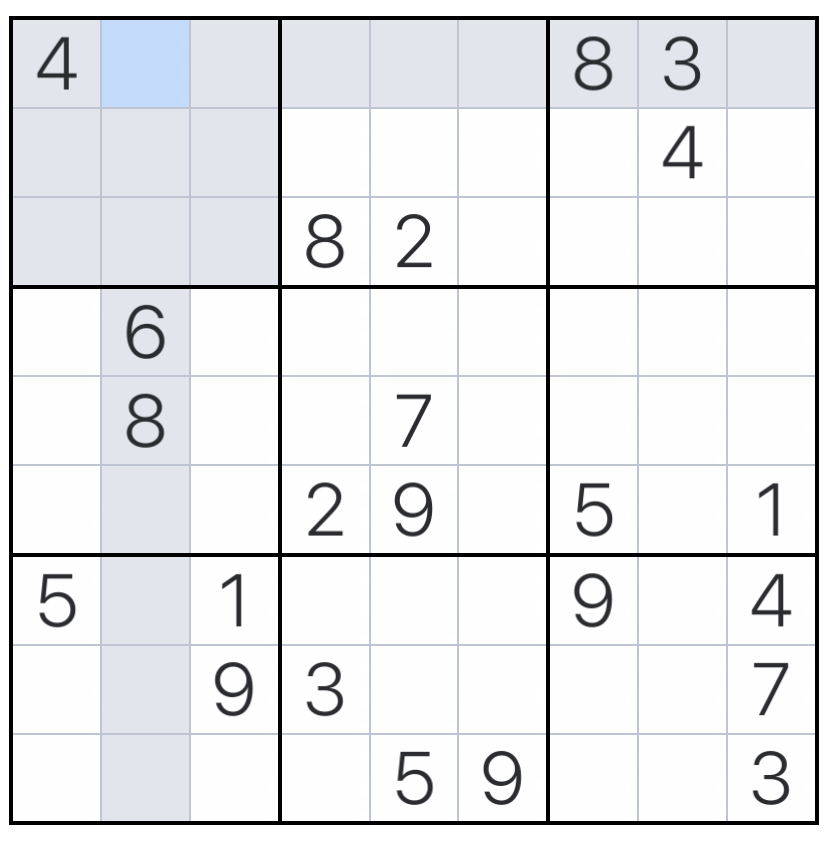
#> input picture Detection/sudoku3.jpg, 828 x 852 px
$ python detect.py
#> lines starting #> are read from the running program, lines starting #| are printed output that depends on the picture; after the words box and inside, x2 and y2 are one past the last pixel; in counts of white or black regions, pixels touching at a corner belong together
import cv2
from imutils import contours
import numpy as np
import pytesseract

pytesseract.pytesseract.tesseract_cmd = '/opt/homebrew/Cellar/tesseract/5.2.0/bin/tesseract'

# Load image, grayscale, and adaptive threshold
heightImg = 450
widthImg = 450
line_min_width = 50


def preProcess(img):
    gray = cv2.cvtColor(img, cv2.COLOR_BGR2GRAY)
    blur = cv2.GaussianBlur(gray, (5, 5), 1)
    thresh = cv2.adaptiveThreshold(blur, 255, 1, 1, 11, 2)
    return thresh


def biggestContour(contours):
    biggest = np.array([])
    max_area = 0
    for i in contours:
        area = cv2.contourArea(i)
        if area > 50:
            peri = cv2.arcLength(i, True)
            approx = cv2.approxPolyDP(i, 0.02*peri, True)
            if area > max_area and len(approx) == 4:
                biggest = approx
                max_area = area
    return biggest, max_area


def reorder(points):
    points = points.reshape((4, 2))
    pointsNew = np.zeros((4, 1, 2), dtype=np.int32)
    add = points.sum(1)
    pointsNew[0] = points[np.argmin(add)]
    pointsNew[3] = points[np.argmax(add)]
    diff = np.diff(points, axis=1)
    pointsNew[1] = points[np.argmin(diff)]
    pointsNew[2] = points[np.argmax(diff)]
    return pointsNew


# [8 lines left out: function splitBoxes, not called in this run]


image = cv2.imread('sudoku3.jpg')
#> image is the input picture: shape (852, 828, 3); mean B, G, R 235.9, 233.6, 232.6
image = cv2.resize(image, (widthImg, heightImg))
#> image: shape (450, 450, 3)
thresh = preProcess(image)
#> in preProcess, `thresh = cv2.adaptiveThreshold(blur, 255, 1, 1, 11, 2)`:
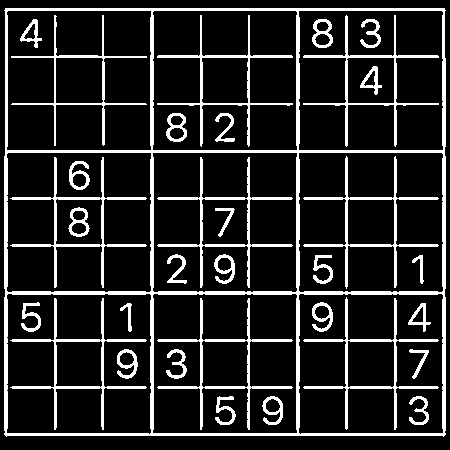
#> thresh: shape (450, 450); 14.8% white; 33 white regions

# Filter out all numbers and noise to isolate only boxes
cnts, heirarchy = cv2.findContours(thresh, cv2.RETR_EXTERNAL, cv2.CHAIN_APPROX_SIMPLE)
#> cnts = 1 contour; box (x1, y1, x2, y2) and area: (4, 8, 446, 437) 188084
biggest, maxArea = biggestContour(cnts)
#> the loop in biggestContour, `for i in contours:` made 1 pass
#> (area, peri, biggest, max_area) on pass 1: (188084, 1741.1, [[5, 8], [6, 436], [445, 434], [444, 8]], 188084)
#> after the loop in biggestContour, `for i in contours:`: max_area = 188084
#> biggest = [[5, 8], [6, 436], [445, 434], [444, 8]]; maxArea = 188084
if biggest.size != 0:
    biggest = reorder(biggest)
#> in reorder, `points = points.reshape((4, 2))`: points = [[5, 8], [6, 436], [445, 434], [444, 8]]
#> in reorder, `add = points.sum(1)`: add = [13, 442, 879, 452]
#> in reorder, `diff = np.diff(points, axis=1)`: diff = [3, 430, -11, -436]
#> biggest = [[5, 8], [444, 8], [6, 436], [445, 434]]
    pts1 = np.float32(biggest)
#> pts1 = [[5, 8], [444, 8], [6, 436], [445, 434]]
    pts2 = np.float32([[0, 0], [widthImg, 0], [0, heightImg], [widthImg, heightImg]])
    matrix = cv2.getPerspectiveTransform(pts1, pts2)
#> matrix = [[1.02, -0.00238, -5.08], [1.33e-16, 1.05, -8.41], [-1.06e-05, 4.99e-08, 1]]
    imgWarpColored = cv2.warpPerspective(image, matrix, (widthImg, heightImg))
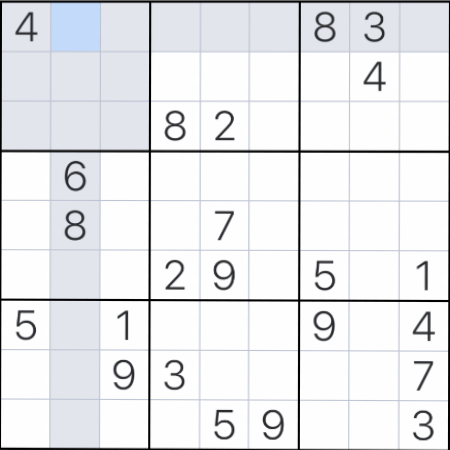
#> imgWarpColored: shape (450, 450, 3); mean B, G, R 235.7, 233.2, 232.1
    imgWarpColored = cv2.cvtColor(imgWarpColored, cv2.COLOR_BGR2GRAY)
#> imgWarpColored: shape (450, 450)
    cpThresh = cv2.adaptiveThreshold(imgWarpColored, 255, cv2.ADAPTIVE_THRESH_GAUSSIAN_C, cv2.THRESH_BINARY_INV, 57, 5)
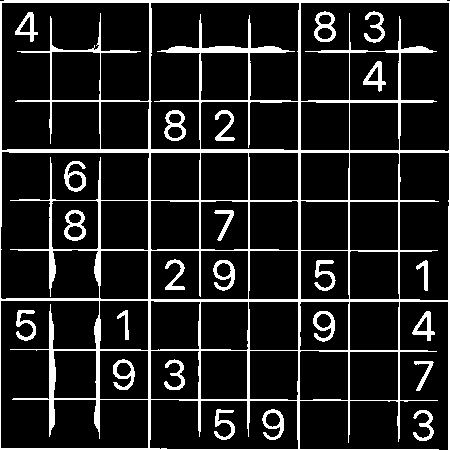
#> cpThresh: shape (450, 450); 12.7% white; 24 white regions
    thresh = cv2.adaptiveThreshold(imgWarpColored, 255, cv2.ADAPTIVE_THRESH_GAUSSIAN_C, cv2.THRESH_BINARY_INV, 57, 5)

    cnts = cv2.findContours(thresh, cv2.RETR_TREE, cv2.CHAIN_APPROX_SIMPLE)
#> cnts = 82 contours; largest, box (x1, y1, x2, y2) and area: (0, 0, 450, 450) 189568, (1, 2, 150, 151) 16503, (300, 2, 450, 152) 14220, (0, 300, 149, 449) 14004, (0, 151, 150, 300) 13812
    cnts = cnts[0] if len(cnts) == 2 else cnts[1]
    for c in cnts:
        area = cv2.contourArea(c)
        if area < 1000:
            cv2.drawContours(thresh, [c], -1, (0, 0, 0), -1)
#> this loop made 82 passes
#> area on passes 1 to 8: 193, 128.5, 304, 97.5, 189568.5, 7117, 386, 170.5
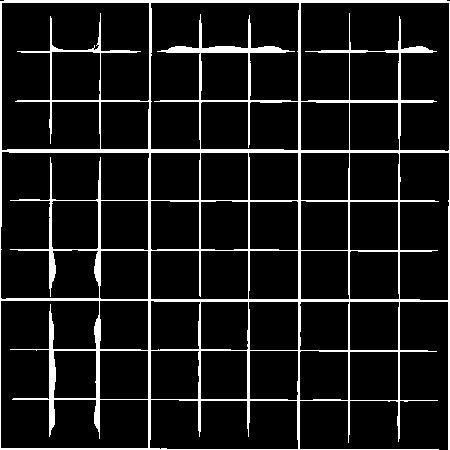
#> thresh: shape (450, 450); 9.7% white; 1 white region, box (x1, y1, x2, y2) and area: (0, 0, 450, 450) 19681

    # Fix horizontal and vertical lines
    vertical_kernel = cv2.getStructuringElement(cv2.MORPH_RECT, (1, 5))
#> vertical_kernel = [1, 1, 1, 1, 1]
    thresh = cv2.morphologyEx(thresh, cv2.MORPH_CLOSE, vertical_kernel, iterations=9)
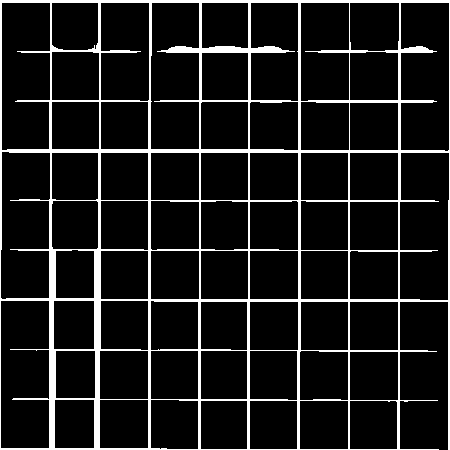
#> thresh: shape (450, 450); 10.6% white; 1 white region, box (x1, y1, x2, y2) and area: (0, 0, 450, 450) 21443
    horizontal_kernel = cv2.getStructuringElement(cv2.MORPH_RECT, (5, 1))
#> horizontal_kernel = [[1, 1, 1, 1, 1]]
    thresh = cv2.morphologyEx(thresh, cv2.MORPH_CLOSE, horizontal_kernel, iterations=4)
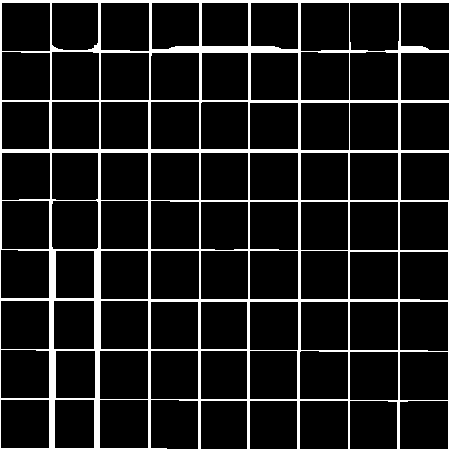
#> thresh: shape (450, 450); 11% white; 1 white region, box (x1, y1, x2, y2) and area: (0, 0, 450, 450) 22175

    # Sort by top to bottom and each row by left to right
    invert = 255 - thresh
#> invert: shape (450, 450); 89% white; 1 black region
    cnts = cv2.findContours(invert, cv2.RETR_TREE, cv2.CHAIN_APPROX_SIMPLE)
#> cnts = 81 contours; largest, box (x1, y1, x2, y2) and area: (400, 302, 448, 351) 2228, (300, 401, 348, 449) 2209, (100, 400, 148, 448) 2209, (1, 400, 49, 448) 2209, (400, 352, 448, 400) 2209
    cnts = cnts[0] if len(cnts) == 2 else cnts[1]
    (cnts, _) = contours.sort_contours(cnts, method="top-to-bottom")
#> cnts = 81 contours; largest, box (x1, y1, x2, y2) and area: (400, 302, 448, 351) 2228, (350, 3, 399, 51) 2209, (2, 3, 50, 51) 2209, (400, 202, 448, 250) 2209, (350, 202, 398, 250) 2209

    sudoku_rows = []
    row = []
    for (i, c) in enumerate(cnts, 1):
        area = cv2.contourArea(c)
        if area < 50000:
            row.append(c)
            if i % 9 == 0:
                (cnts, _) = contours.sort_contours(row, method="left-to-right")
                sudoku_rows.append(cnts)
                row = []
#> this loop made 81 passes
#> (c, area) on passes 5, 9, 14, 15, 16, 18, 20, 21: ([[202, 3], [202, 45], [247, 45], [247, 3]], 1890), ([[2, 3], [2, 50], [49, 50], [49, 3]], 2209), ([[401, 53], [401, 99], [448, 99], [448, 53]], 2162), ([[251, 53], [251, 99], [297, 99], [297, 53]], 2116), ([[202, 53], [202, 99], [247, 99], [247, 53]], 2070), ([[101, 53], [101, 99], [148, 99], [148, 53]], 2162), ([[151, 102], [151, 148], [198, 148], [198, 102]], 2162), ([[101, 102], [101, 148], [147, 148], [147, 102]], 2116)
#> after the loop, sudoku_rows = 9 items

    # Iterate through each box
    returnStr = ""
    i = 0
    for row in sudoku_rows:
        for c in row:
            # [9 lines of commented-out code are left out]
            x, y, w, h = cv2.boundingRect(c)
            rect = cv2.rectangle(cpThresh, (x, y), (x + w, y + h), (0, 255, 0), 2)
            cropped = cpThresh[y:y + h, x:x + w]
            (cH, cW) = cropped.shape[:2]
            enlarged = cv2.resize(cropped, (cH*3, cW*3))
            cv2.imshow('crop', enlarged)
            cv2.waitKey(0)
#> (the run stopped early here; a loop or call above may not have finished)

$ run again, with Detection/sudoku2.jpg copied over Detection/sudoku3.jpg
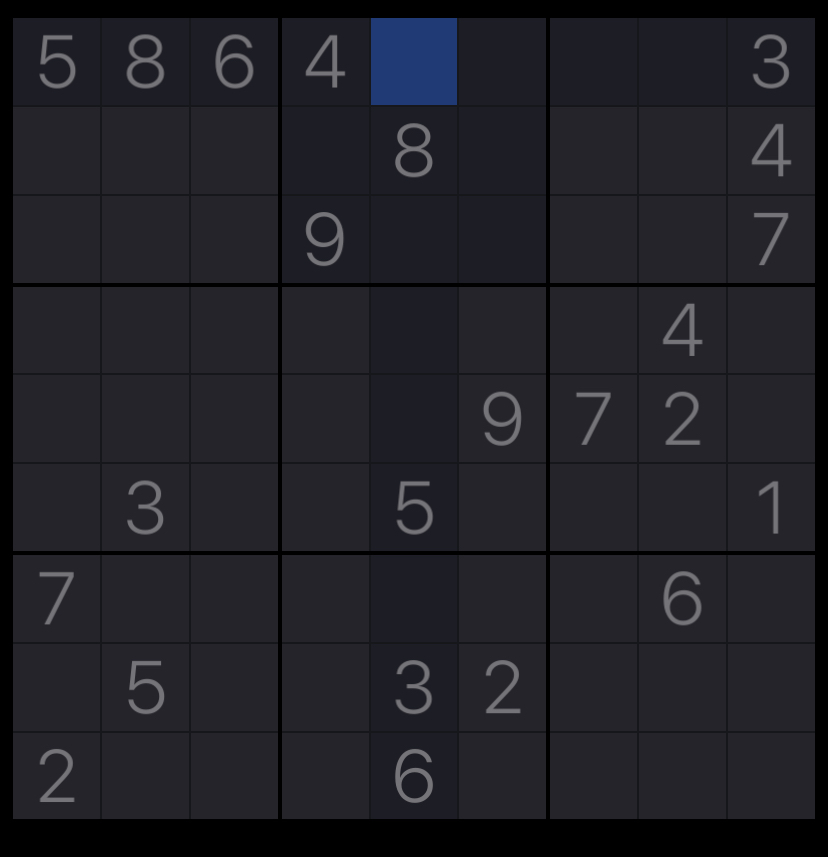
#> input picture Detection/sudoku2.jpg, 828 x 857 px
#> image is the input picture: shape (857, 828, 3); mean B, G, R 38.2, 31.9, 32.3
#> image: shape (450, 450, 3)
#> `cnts, heirarchy = cv2.findContours(thresh, cv2.RETR_EXTERNAL, cv2.CHAI..`: cnts = 1 contour; box (x1, y1, x2, y2) and area: (3, 5, 447, 434) 189142
#> the loop in biggestContour, `for i in contours:` made 1 pass
#> (area, peri, biggest, max_area) on pass 1: (189142, 1736.4, [[4, 9], [6, 432], [445, 430], [442, 6]], 189142)
#> after the loop in biggestContour, `for i in contours:`: max_area = 189142
#> `biggest, maxArea = biggestContour(cnts)`: biggest = [[4, 9], [6, 432], [445, 430], [442, 6]]; maxArea = 189142
#> points = [[4, 9], [6, 432], [445, 430], [442, 6]]
#> add = [13, 438, 875, 448]
#> diff = [5, 426, -15, -436]
#> `biggest = reorder(biggest)`: biggest = [[4, 9], [442, 6], [6, 432], [445, 430]]
#> matrix = [[1.03, -0.00487, -4.08], [0.0073, 1.07, -9.63], [5.46e-06, 5.33e-06, 1]]
#> cpThresh: shape (450, 450); 16.5% white; 35 white regions (4 under 20 px)
#> `cnts = cv2.findContours(thresh, cv2.RETR_TREE, cv2.CHAIN_APPROX_SIMPLE)`: cnts = 86 contours, 8 with area under 20; largest, box (x1, y1, x2, y2) and area: (0, 0, 450, 450) 154744, (152, 0, 302, 151) 19222, (150, 301, 300, 450) 13160, (0, 299, 150, 450) 12124, (151, 151, 301, 251) 12008
#> the loop `for c in cnts:` made 86 passes
#> area on passes 3 to 10: 973.5, 410, 57.5, 179.5, 1029.5, 400, 67.5, 120
#> after the loop `for c in cnts:`:
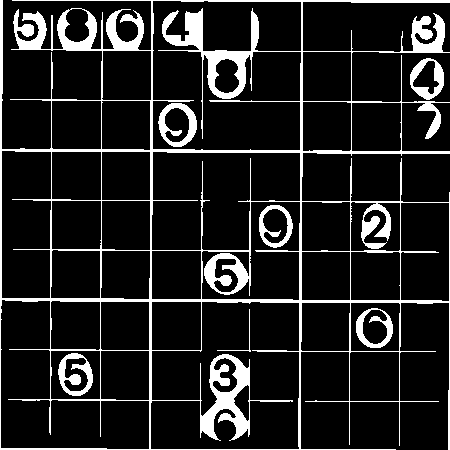
#> thresh: shape (450, 450); 13% white; 7 white regions, largest, box (x1, y1, x2, y2) and area: (0, 0, 450, 450) 23035, (158, 103, 197, 147) 734, (58, 353, 93, 396) 719
#> vertical_kernel = [1, 1, 1, 1, 1]
#> horizontal_kernel = [[1, 1, 1, 1, 1]]
#> `thresh = cv2.morphologyEx(thresh, cv2.MORPH_CLOSE, horizontal_kernel, ..`:
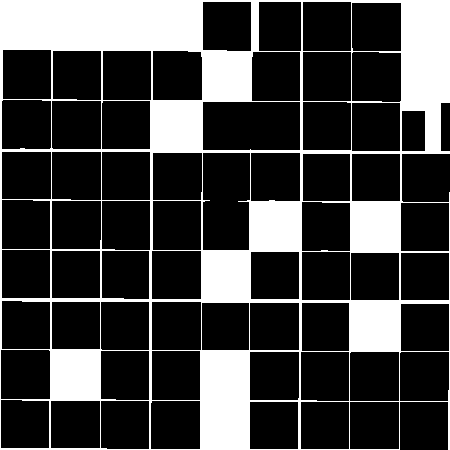
#> thresh: shape (450, 450); 25.2% white; 1 white region, box (x1, y1, x2, y2) and area: (0, 0, 450, 450) 51099
#> invert: shape (450, 450); 74.8% white; 1 black region
#> `cnts = cv2.findContours(invert, cv2.RETR_TREE, cv2.CHAIN_APPROX_SIMPLE)`: cnts = 65 contours; largest, box (x1, y1, x2, y2) and area: (203, 102, 300, 150) 4511, (203, 153, 250, 250) 4329, (350, 352, 399, 401) 2304, (1, 350, 50, 399) 2304, (352, 52, 401, 102) 2300
#> `(cnts, _) = contours.sort_contours(cnts, method="top-to-bottom")`: cnts = 65 contours; largest, box (x1, y1, x2, y2) and area: (203, 102, 300, 150) 4511, (203, 153, 250, 250) 4329, (1, 350, 50, 399) 2304, (350, 352, 399, 401) 2304, (352, 52, 401, 102) 2300
#> the loop `for (i, c) in enumerate(cnts, 1):` made 65 passes
#> (c, area) on passes 1, 2, 5, 7, 10, 17, 18, 19: ([[303, 2], [303, 50], [350, 50], [350, 2]], 2256), ([[259, 2], [259, 50], [300, 50], [300, 2]], 1968), ([[3, 50], [3, 98], [50, 98], [50, 50]], 2256), ([[103, 51], [103, 99], [150, 99], [150, 51]], 2256), ([[303, 52], [303, 100], [350, 100], [350, 52]], 2256), ([[441, 103], [441, 150], [449, 150], [449, 103]], 376), ([[352, 103], [352, 150], [399, 150], [399, 103]], 2209), ([[402, 111], [402, 150], [424, 150], [424, 111]], 858)
#> after the loop `for (i, c) in enumerate(cnts, 1):`: sudoku_rows = 7 items

$ run again, with Detection/sudoku.png saved as Detection/sudoku3.jpg
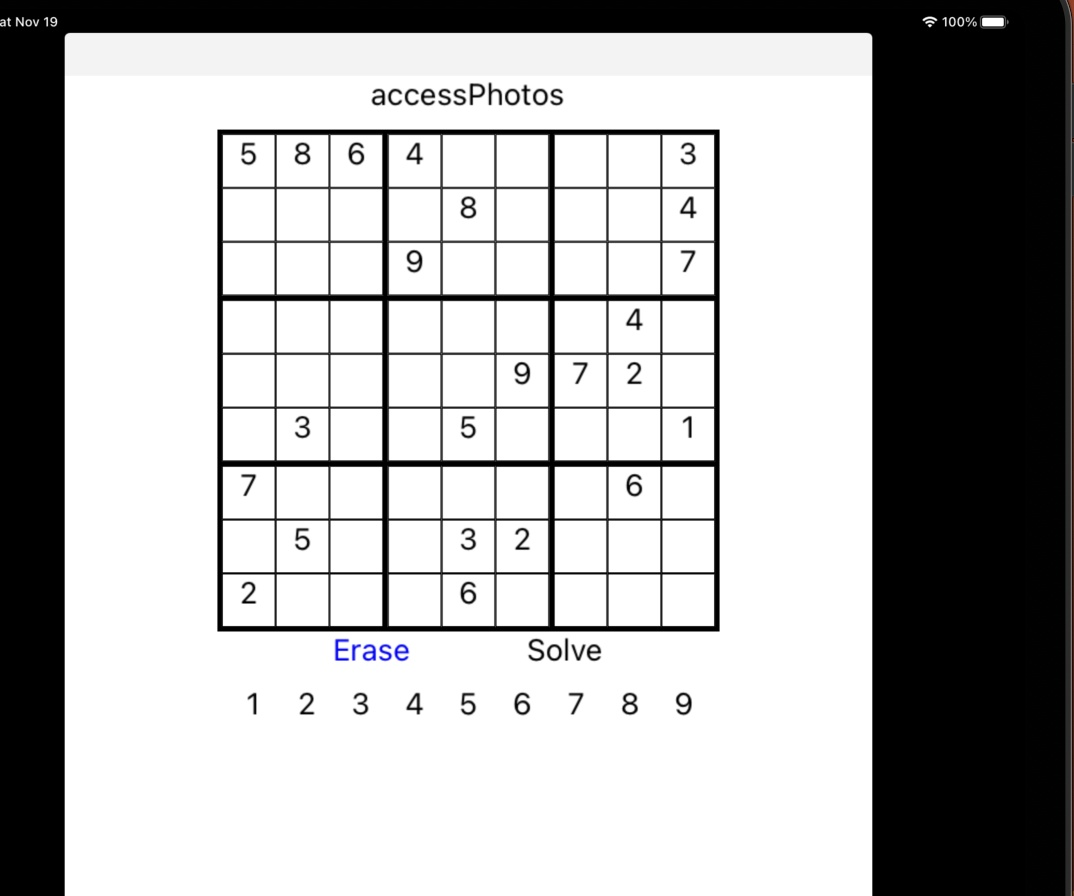
#> input picture Detection/sudoku.png, 1074 x 896 px
#> image is the input picture: shape (896, 1074, 3); mean B, G, R 174.4, 174.3, 174.4
#> image: shape (450, 450, 3)
#> `cnts, heirarchy = cv2.findContours(thresh, cv2.RETR_EXTERNAL, cv2.CHAI..`: cnts = 21 contours; largest, box (x1, y1, x2, y2) and area: (91, 65, 302, 318) 52716, (0, 4, 371, 450) 5882, (440, 0, 447, 450) 1355, (382, 3, 427, 19) 548, (33, 35, 360, 37) 322
#> the loop in biggestContour, `for i in contours:` made 21 passes
#> (area, peri, biggest, max_area) on pass 14: (52715.5, 924.2, [[91, 65], [91, 317], [300, 317], [301, 65]], 52715.5)
#> after the loop in biggestContour, `for i in contours:`: max_area = 52715.5
#> `biggest, maxArea = biggestContour(cnts)`: biggest = [[91, 65], [91, 317], [300, 317], [301, 65]]; maxArea = 52715.5
#> points = [[91, 65], [91, 317], [300, 317], [301, 65]]
#> add = [156, 408, 617, 366]
#> diff = [-26, 226, 17, -236]
#> `biggest = reorder(biggest)`: biggest = [[91, 65], [301, 65], [91, 317], [300, 317]]
#> matrix = [[2.14, -3.58e-17, -194.8], [1.42e-16, 1.78, -115.4], [1.21e-18, -1.89e-05, 1]]
#> cpThresh: shape (450, 450); 22% white; 24 white regions
#> `cnts = cv2.findContours(thresh, cv2.RETR_TREE, cv2.CHAIN_APPROX_SIMPLE)`: cnts = 114 contours, 1 with area under 20; largest, box (x1, y1, x2, y2) and area: (0, 0, 450, 450) 201588, (350, 3, 447, 52) 4206, (52, 3, 149, 52) 4190, (152, 3, 249, 52) 4165, (2, 3, 52, 52) 2188
#> the loop `for c in cnts:` made 114 passes
#> area on passes 1 to 8: 201588.5, 2085.5, 2064, 222, 40.5, 2063.5, 2098, 2095
#> after the loop `for c in cnts:`:
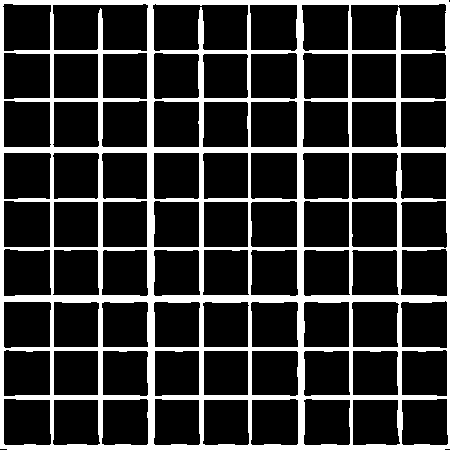
#> thresh: shape (450, 450); 19.8% white; 1 white region, box (x1, y1, x2, y2) and area: (0, 0, 450, 450) 40169
#> vertical_kernel = [1, 1, 1, 1, 1]
#> horizontal_kernel = [[1, 1, 1, 1, 1]]
#> invert: shape (450, 450); 79.1% white; 1 black region
#> `cnts = cv2.findContours(invert, cv2.RETR_TREE, cv2.CHAIN_APPROX_SIMPLE)`: cnts = 81 contours; largest, box (x1, y1, x2, y2) and area: (4, 302, 50, 347) 1980, (4, 202, 50, 247) 1980, (251, 153, 297, 198) 1980, (4, 153, 50, 198) 1980, (251, 102, 297, 147) 1980
#> `(cnts, _) = contours.sort_contours(cnts, method="top-to-bottom")`: cnts = 81 contours; largest, box (x1, y1, x2, y2) and area: (4, 5, 50, 50) 1980, (251, 102, 297, 147) 1980, (4, 102, 50, 147) 1980, (251, 153, 297, 198) 1980, (4, 153, 50, 198) 1980
#> the loop `for (i, c) in enumerate(cnts, 1):` made 81 passes
#> (c, area) on passes 1, 2, 3, 4, 5, 6, 7, 9: ([[401, 5], [401, 49], [444, 49], [444, 5]], 1892), ([[352, 5], [352, 49], [395, 49], [395, 5]], 1892), ([[304, 5], [304, 49], [347, 49], [347, 5]], 1892), ([[251, 5], [251, 49], [295, 49], [295, 5]], 1936), ([[204, 5], [204, 49], [246, 49], [246, 5]], 1848), ([[154, 5], [154, 49], [197, 49], [197, 5]], 1892), ([[103, 5], [103, 49], [146, 49], [146, 5]], 1892), ([[4, 5], [4, 49], [49, 49], [49, 5]], 1980)
#> after the loop `for (i, c) in enumerate(cnts, 1):`: sudoku_rows = 9 items
